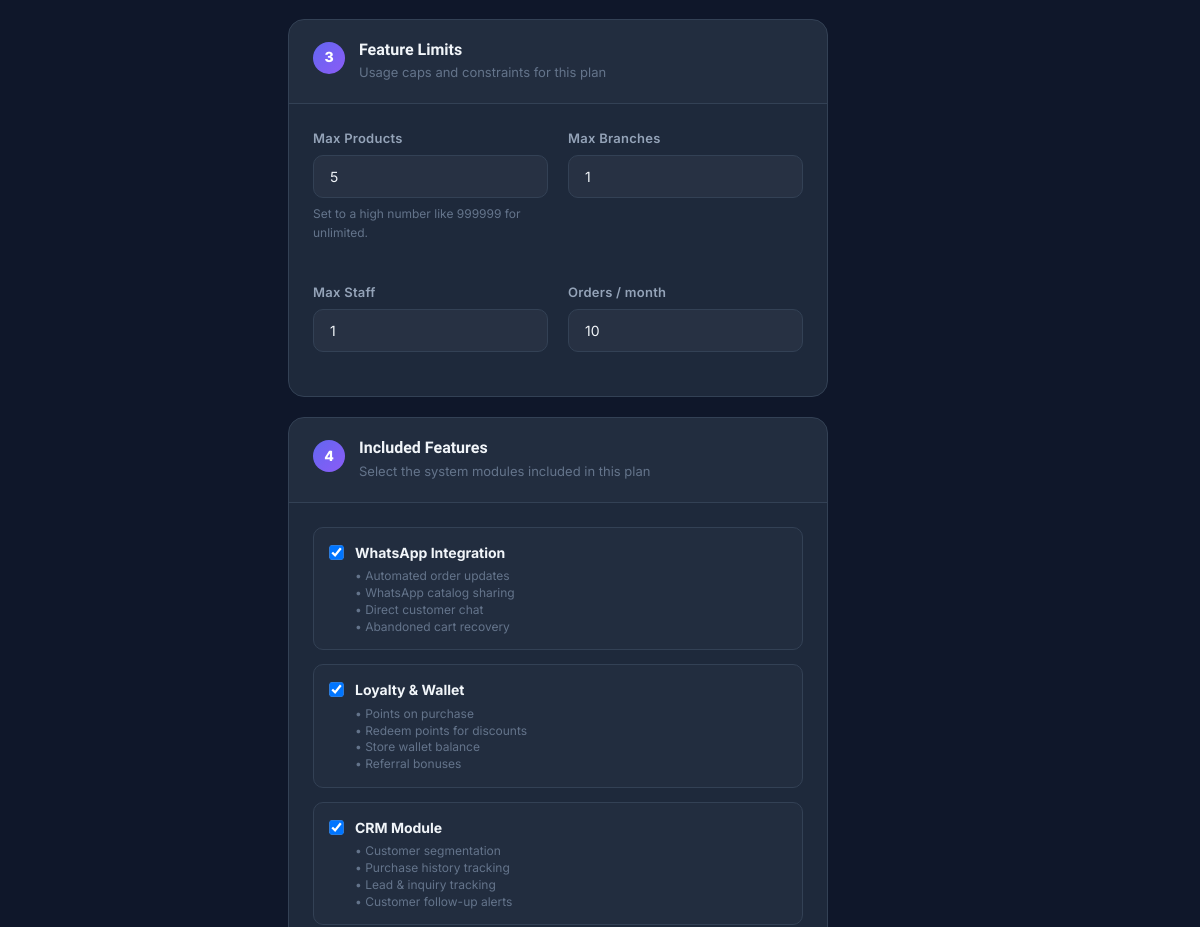
The page /sadmin/plans/1/edit/ (signed in, middle part) on the database as committed earlier.
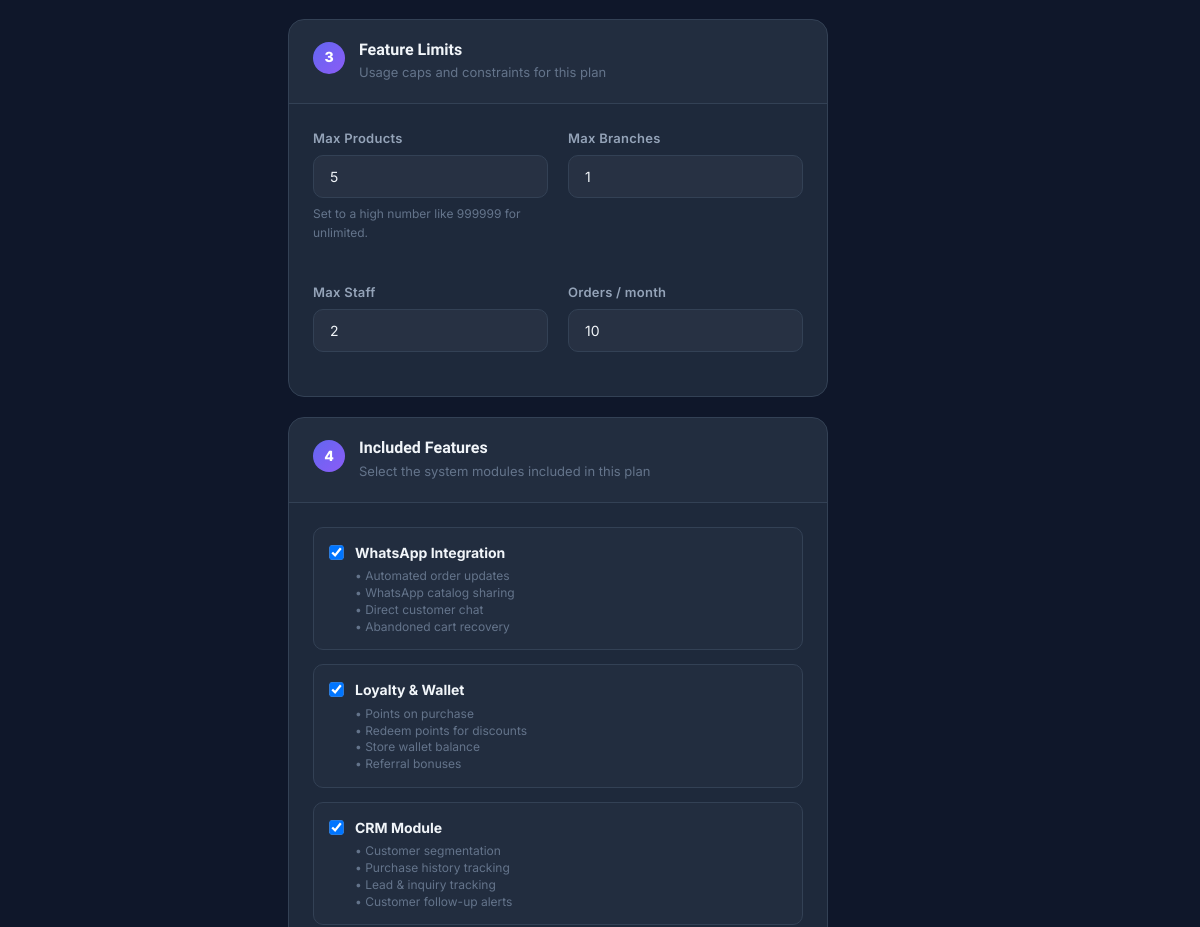
The same page on the database as committed later.
### tenants/models.py (models this page shows, shortened)
class SubscriptionPlan(TimestampModel):
    PLAN_CHOICES = [
        ('trial', 'Trial'),
        ('starter', 'Starter'),
        ('standard', 'Standard'),
        ('professional', 'Professional'),
        ('enterprise', 'Enterprise'),
    ]
    BILLING_CHOICES = [
        ('monthly', 'Monthly'),
        ('annual', 'Annual'),
        ('lifetime', 'Lifetime'),
    ]
    name = models.CharField(max_length=50)
    plan_type = models.CharField(max_length=20, choices=PLAN_CHOICES, unique=True)
    billing_cycle = models.CharField(max_length=20, choices=BILLING_CHOICES, default='monthly')
    price = models.DecimalField(max_digits=10, decimal_places=2, default=0)
    annual_price = models.DecimalField(max_digits=10, decimal_places=2, default=0)
    trial_days = models.PositiveSmallIntegerField(default=14)
    description = models.TextField(blank=True)
    is_active = models.BooleanField(default=True)
    sort_order = models.PositiveSmallIntegerField(default=0)
    max_products = models.PositiveIntegerField(default=100)
    max_branches = models.PositiveSmallIntegerField(default=1)
    max_staff = models.PositiveSmallIntegerField(default=3)
    max_monthly_orders = models.PositiveIntegerField(default=500)
    has_whatsapp = models.BooleanField(default=False)
    has_loyalty = models.BooleanField(default=False)
    has_crm = models.BooleanField(default=False)
    has_marketing = models.BooleanField(default=False)
    has_api_access = models.BooleanField(default=False)
    has_white_label = models.BooleanField(default=False)
    has_advanced_reports = models.BooleanField(default=False)
    has_analytics = models.BooleanField(default=True)
    has_store_settings = models.BooleanField(default=True)
    has_catalog_management = models.BooleanField(default=True)
    has_order_management = models.BooleanField(default=True)
    has_inventory_management = models.BooleanField(default=True)
    has_organization_management = models.BooleanField(default=True)
    class Meta:
        db_table = 'ch_subscription_plans'
        verbose_name = 'Subscription Plan'
        ordering = ['sort_order']

### adminapp/views.py (the view, shortened to what this page needs)
# urls.py: path('plans/<int:plan_id>/edit/', views.PlanEditView.as_view(), name='plan_edit'),
class PlanEditView(SuperAdminRequiredMixin, View):
    template_name = 'admin/plans/form.html'
    def get(self, request, plan_id):
        plan = get_object_or_404(SubscriptionPlan, pk=plan_id)
        context = {
            'plan': plan,
            'page_title': f'Edit Plan — {plan.name}',
            'plan_choices': SubscriptionPlan.PLAN_CHOICES,
            'billing_choices': SubscriptionPlan.BILLING_CHOICES,
        }
        return render(request, self.template_name, context)

### accounts/models.py (called while the page is built)
    def get_full_name(self):
        return f'{self.first_name} {self.last_name}'.strip()

    def get_short_name(self):
        return self.first_name or self.phone

### core/context_processors.py (called while the page is built)
def tenant_context(request):
    tenant = getattr(request, 'tenant', None)
    storefront_categories = []
    if tenant:
        try:
            storefront_categories = Category.objects.filter(vendor=tenant, is_active=True).get_cached_trees()
        except Exception:
            storefront_categories = []
    return {
        'current_tenant': tenant,
        'platform_name': getattr(settings, 'PLATFORM_NAME', 'CommerceHub'),
        'platform_domain': getattr(settings, 'PLATFORM_DOMAIN', 'commercehub.in'),
        'storefront_categories': storefront_categories,
    }

### core/mixins.py (called while the page is built)
    def dispatch(self, request, *args, **kwargs):
        if not request.user.is_authenticated:
            return redirect('accounts:admin_login')
        if not request.user.is_super_admin:
            messages.error(request, 'Access denied. Super Admin privileges required.')
            return redirect('accounts:admin_login')
        return super().dispatch(request, *args, **kwargs)

### templates/admin/plans/form.html (shortened to what the changed rows need)
{% extends 'base/admin_base.html' %}
{% load static %}
{% block content %}
<form method="POST" action="" class="vendor-create-form">
    <div class="create-form-layout">
        <div class="create-form-main">
            <div class="create-section">
                <div class="create-section-body">
                    <div class="form-grid-2">
                        <div class="form-group">
                            <label class="form-label">Max Products</label>
                            <input type="number" name="max_products" class="form-input" value="{{ plan.max_products|default:100 }}">
                            <p class="form-hint">Set to a high number like 999999 for unlimited.</p>
                        </div>
                        <div class="form-group">
                            <label class="form-label">Max Branches</label>
                            <input type="number" name="max_branches" class="form-input" value="{{ plan.max_branches|default:1 }}">
                        </div>
                        <div class="form-group">
                            <label class="form-label">Max Staff</label>
                            <input type="number" name="max_staff" class="form-input" value="{{ plan.max_staff|default:3 }}">
                        </div>
                        <div class="form-group">
                            <label class="form-label">Orders / month</label>
                            <input type="number" name="max_monthly_orders" class="form-input" value="{{ plan.max_monthly_orders|default:500 }}">
                        </div>
                    </div>
                </div>
            </div>
            <div class="create-section">
                <div class="create-section-body">
                    <div style="display: grid; grid-template-columns: repeat(auto-fill, minmax(320px, 1fr)); gap: 14px;">
                        <label style="background: rgba(255,255,255,0.02); border: 1px solid var(--border-color); border-radius: var(--radius); padding: 14px 16px; display: flex; align-items: flex-start; gap: 12px; cursor: pointer; transition: var(--transition);">
                            <input type="checkbox" name="has_whatsapp" style="margin-top: 4px; scale: 1.1;" {% if plan.has_whatsapp %}checked{% endif %}>
                            <div>
                                <strong style="display: block; font-size: 14px; color: var(--text-primary);">WhatsApp Integration</strong>
                                <span style="display: block; font-size: 12px; color: var(--text-muted); margin-top: 4px; line-height: 1.4;">
                                    &bull; Automated order updates<br>
                                    &bull; WhatsApp catalog sharing<br>
                                    &bull; Direct customer chat<br>
                                </span>
                            </div>
                        </label>
                        <label style="background: rgba(255,255,255,0.02); border: 1px solid var(--border-color); border-radius: var(--radius); padding: 14px 16px; display: flex; align-items: flex-start; gap: 12px; cursor: pointer; transition: var(--transition);">
                            <input type="checkbox" name="has_loyalty" style="margin-top: 4px; scale: 1.1;" {% if plan.has_loyalty %}checked{% endif %}>
                            <div>
                                <strong style="display: block; font-size: 14px; color: var(--text-primary);">Loyalty &amp; Wallet</strong>
                                <span style="display: block; font-size: 12px; color: var(--text-muted); margin-top: 4px; line-height: 1.4;">
                                    &bull; Points on purchase<br>
                                    &bull; Redeem points for discounts<br>
                                    &bull; Store wallet balance<br>
                                </span>
                            </div>
                        </label>
                        <label style="background: rgba(255,255,255,0.02); border: 1px solid var(--border-color); border-radius: var(--radius); padding: 14px 16px; display: flex; align-items: flex-start; gap: 12px; cursor: pointer; transition: var(--transition);">
                            <input type="checkbox" name="has_crm" style="margin-top: 4px; scale: 1.1;" {% if plan.has_crm %}checked{% endif %}>
                            <div>
                                <strong style="display: block; font-size: 14px; color: var(--text-primary);">CRM Module</strong>
                                <span style="display: block; font-size: 12px; color: var(--text-muted); margin-top: 4px; line-height: 1.4;">
                                    &bull; Customer segmentation<br>
                                    &bull; Purchase history tracking<br>
                                    &bull; Lead &amp; inquiry tracking<br>
                                </span>
                            </div>
                        </label>
                    </div>
                </div>
            </div>
        </div>
    </div>
</form>
{% endblock %}

Rows that differ between the two databases and show on the page:
changed SubscriptionPlan: max_staff "1" → "2"
